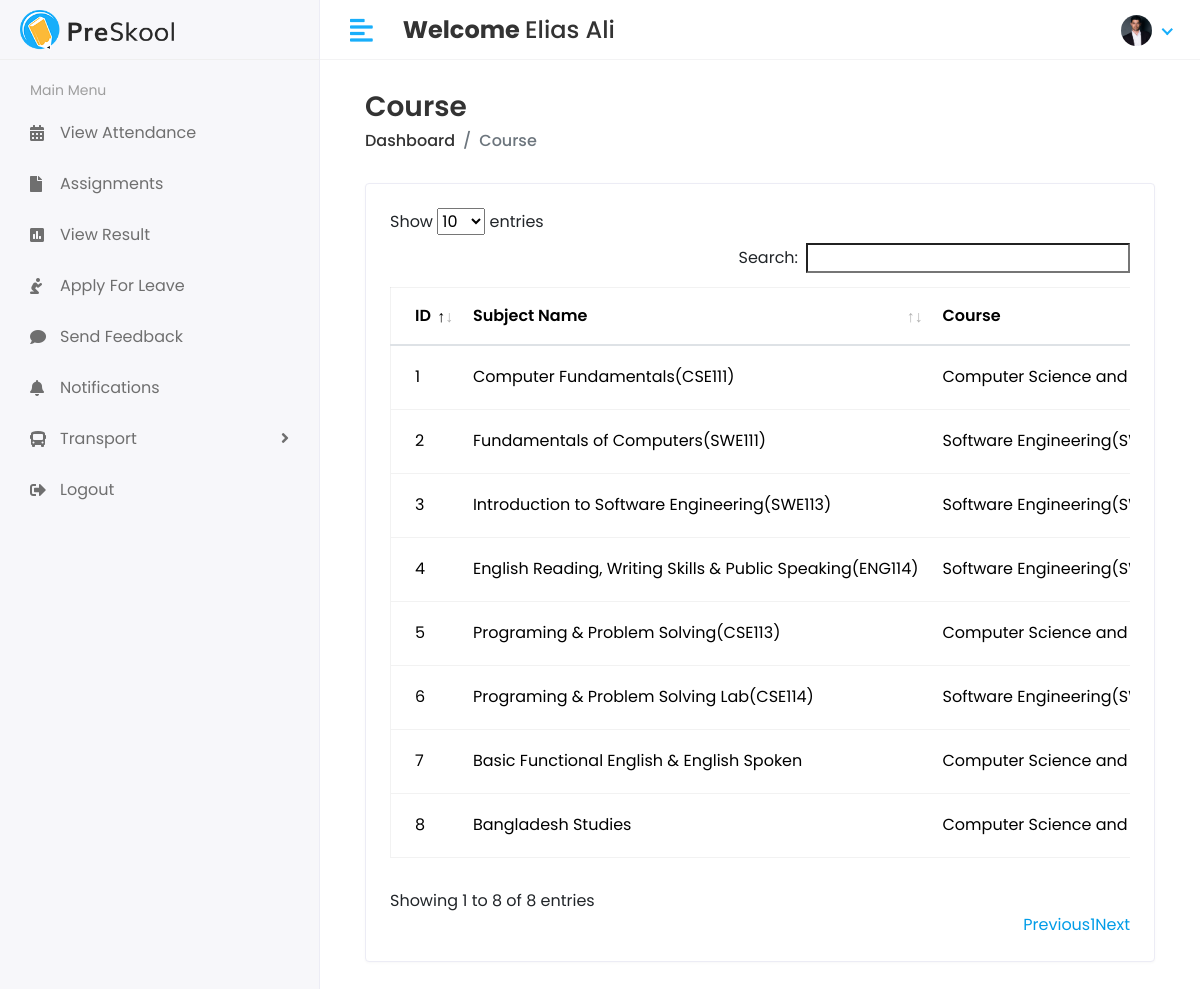
/Hod/subject/view (signed in), run on the app's committed database.
### app/models.py (models this page shows, shortened)
class CustomUser(AbstractUser):
    USER = (
        (1, "HOD"),
        (2, "Student"),
        (3, "Stuff"),
    )
    user_type = models.CharField(choices=USER, max_length=50, default=1)
    profile_pic = models.ImageField(upload_to='profile_pic')

class Subject(models.Model):
    name = models.CharField(max_length=50)
    course = models.ForeignKey(Course, on_delete=models.CASCADE, null=True)
    staff = models.ForeignKey(Staff, on_delete=models.CASCADE, null=True)
    created_at = models.DateTimeField(auto_now_add=True, null=True)
    updated_at = models.DateTimeField(auto_now=True)

class Course(models.Model):
    name = models.CharField(max_length=100)
    created_at = models.DateTimeField(auto_now_add=True)
    updated_at = models.DateTimeField(auto_now=True)
    def __str__(self):
        return self.name

### app/Hod_views.py (the view)
# urls.py: path('Hod/subject/view', Hod_views.subject_view, name='subject_view'),
@login_required(login_url='/')
def subject_view(request):
    subject = Subject.objects.all()
    return render(request, 'Hod/view_subject.html', {'subject': subject})

### templates/Hod/view_subject.html (shortened to what this page needs)
{% extends 'base.html' %}
{% block content %}
  <div class="content container-fluid">
    <div class="page-header">
      <div class="row align-items-center">
        <div class="col">
          <h3 class="page-title">Course</h3>
          <ul class="breadcrumb">
            <li class="breadcrumb-item">
              <a>Dashboard</a>
            </li>
            <li class="breadcrumb-item active">Course</li>
          </ul>
        </div>
      </div>
    </div>
    <div class="row">
      <div class="col-sm-12">
        <div class="card card-table">
          <div class="card-body">
            <div class="table-responsive">
              <table id="table_id" class="table table-hover table-center mb-0">
                <thead>
                  <tr>
                    <th>ID</th>
                    <th>Subject Name</th>
                    <th>Course</th>
                  </tr>
                </thead>
                <tbody>
                  {% for subject in subject %}
                    <tr>
                      <td>{{ subject.id }}</td>
                      <td>{{ subject.name }}</td>
                      <td>{{ subject.course }}</td>
                    </tr>
                  {% endfor %}
                </tbody>
              </table>
            </div>
          </div>
        </div>
      </div>
    </div>
  </div>
{% endblock %}

### templates/includes/header.html (shortened to what this page needs)
{% load static %}
<div class="header">
    <div class="header-left">
      <span class="logo"><img src="{% static "assets/img/logo.png" %}" alt="Logo" /></span>
    </div>
    <a href="javascript:void(0);" id="toggle_btn"><i class="fas fa-align-left"></i></a>
    <div class="top-nav-search mt-3">
      <h4><strong>Welcome&nbsp;</strong><span>{{user.first_name}} {{user.last_name}}</span></h4>
    </div>
    <ul class="nav user-menu">
      <li class="nav-item dropdown has-arrow">
        <a href="#" class="dropdown-toggle nav-link" data-toggle="dropdown"><span class="user-img">
        {% if user.profile_pic %}
          <img class="rounded-circle" src="{{ user.profile_pic.url }}" width="31" alt="{{user.username}}" />
          {% else %}
          <img class="rounded-circle" src="{% static "assets/img/pp.jpg" %}" width="31" alt="{{user.username}}" />
          {% endif %}
        </span></a>
      </li>
    </ul>
  </div>

### static/assets/css/style.css (style rules this page uses)
html { height: 100%; }
body { background-color: #fff; color: #333; font-family: 'Poppins', sans-serif; font-size: 1rem; height: 100%; line-height: 1.5; overflow-x: hidden; }
h1, h2, h3, h4, h5, h6 { font-family: 'Poppins', sans-serif; margin-top: 0; }
a { color: #009ce7; }
input, button, a { transition: all 0.4s ease; -moz-transition: all 0.4s ease; -o-transition: all 0.4s ease; -ms-transition: all 0.4s ease; -webkit-transition: all 0.4s ease; }
ul, ol { padding: 0px; list-style: none; }
.table { color: #333; max-width: 100%; margin-bottom: 0; width: 100%; }
.table.dataTable { border-collapse: collapse !important; border: 1px solid rgba(0, 0, 0, 0.05); }
.table thead tr th { font-weight: 600; }
.table tbody tr { border-bottom: 1px solid rgba(0, 0, 0, 0.05); }
.table.table-center td, .table.table-center th { vertical-align: middle; }
.card-table .card-body .table > thead > tr > th { border-top: 0; }
.card-table .card-body .table tr td:first-child, .card-table .card-body .table tr th:first-child { padding-left: 1.5rem; }
.card-table .table td, .card-table .table th { border-top: 1px solid #e2e5e8; padding: 1rem 0.75rem; white-space: nowrap; }
.card { border: 1px solid #ececf5; box-shadow: 0 1px 3px 0 rgba(0, 0, 0, 0.03); margin-bottom: 1.875rem; }
.card-body { padding: 1.5rem; }
.header { background-color: #fff; border-bottom: 1px solid #f3f3f4; left: 0; position: fixed; right: 0; top: 0; z-index: 1001; height: 60px; }
.header .header-left { float: left; height: 60px; padding: 0 20px; position: relative; width: 320px; z-index: 1; transition: all 0.2s ease-in-out; background-color: #f7f7fa; border-bottom: 1px solid #efefef; border-right: 1px solid #ececf5; display: flex; align-items: center; }
.header .header-left .logo { display: inline-block; line-height: 60px; }
.header .header-left .logo img { max-height: 40px; width: auto; }
.header .dropdown-toggle:after { display: none; }
.header .has-arrow .dropdown-toggle:after { border-top: 0; border-left: 0; border-bottom: 2px solid #18aefa; border-right: 2px solid #18aefa; content: ''; height: 8px; display: inline-block; pointer-events: none; -webkit-transform-origin: 66% 66%; -ms-transform-origin: 66% 66%; transform-origin: 66% 66%; -webkit-transform: rotate(45deg); -ms-transform: rotate(45deg); transform: rotate(45deg); -webkit-transition: all 0.15s ease-in-out; transition: all 0.15s ease-in-out; width: 8px; vertical-align: 0px; }
.user-menu { float: right; margin: 0; position: relative; z-index: 99; padding-right: 15px; }
.user-menu.nav > li > a { color: #a0a0a0; font-size: 14px; line-height: 58px; padding: 0 15px; height: 60px; }
.user-img { margin-right: 3px; position: relative; }
.top-nav-search { float: left; margin-left: 15px; }
.page-header { margin-bottom: 1.875rem; }
.page-header .breadcrumb { background-color: transparent; color: #6c757d; font-size: 1rem; font-weight: 500; margin-bottom: 0; padding: 0; }
.page-header .breadcrumb a { color: #333; }
.page-title { font-size: 28px; font-weight: 600; color: #333; margin-bottom: 5px; }
@media (min-width: 992px) { #toggle_btn { align-items: center; color: #18aefa; display: inline-flex; float: left; font-size: 26px; height: 60px; justify-content: center; margin-left: 15px; padding: 0 15px; } }

### data on the page
CustomUser: first_name "Elias", last_name "Ali", profile_pic (picture)
Subject: id "1", name "Computer Fundamentals(CSE111)", course "Computer Science and…"
Subject: id "2", name "Fundamentals of Computers(SWE111)", course "Software…"
Subject: id "3", name "Introduction to Software Engineering(SWE113)", course "Software…"
Subject: id "4", name "English Reading, Writing Skills & Public Speaking(ENG114)", course "Software…"
Subject: id "5", name "Programing & Problem Solving(CSE113)", course "Computer Science and…"
Subject: id "6", name "Programing & Problem Solving Lab(CSE114)", course "Software…"
Subject: id "7", name "Basic Functional English & English Spoken", course "Computer Science and…"
Subject: id "8", name "Bangladesh Studies", course "Computer Science and…"
